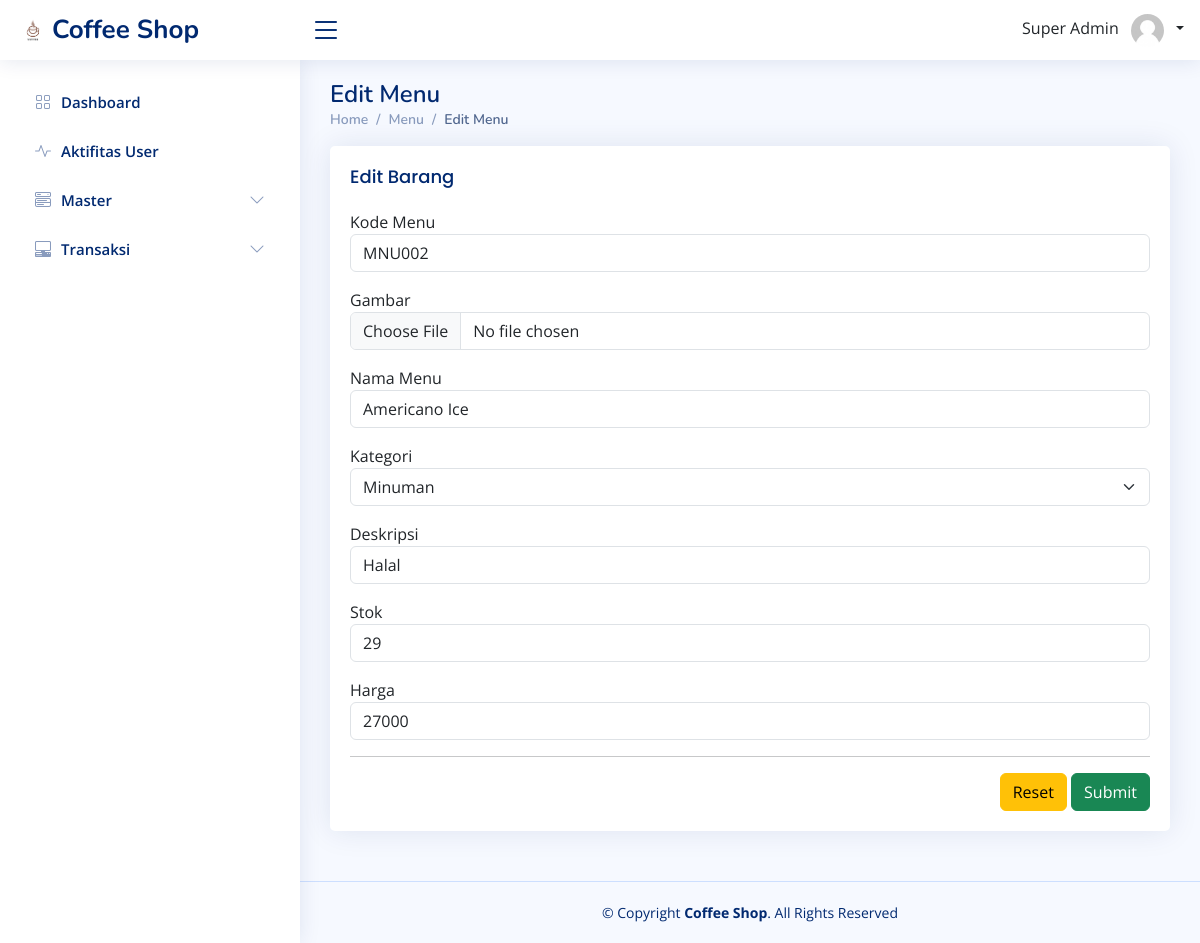
Screenshot of /index_manajer.php?page=menu/edit&id=45 (signed in) with the database file from the repository.
### tables this page shows
CREATE TABLE `t_menu` (
  `id_menu` int(11) NOT NULL,
  `kode_menu` varchar(255) NOT NULL,
  `gambar` varchar(255) NOT NULL,
  `nama_menu` varchar(255) NOT NULL,
  `id_kategori` int(11) NOT NULL,
  `deskripsi` text NOT NULL,
  `stock` int(11) NOT NULL,
  `harga` int(11) NOT NULL
);

CREATE TABLE `tkategori` (
  `id` int(11) NOT NULL,
  `kode_kategori` varchar(255) NOT NULL,
  `nama_kategori` varchar(255) NOT NULL
);

### function/view-query.php (called while the page is built, shortened)
<?php
function getMenu($id = null)
{
    $conn = connection();
    if ($id) {
        $query = "SELECT t_menu.*, tkategori.kode_kategori, tkategori.nama_kategori FROM t_menu JOIN tkategori ON t_menu.id_kategori = tkategori.id WHERE t_menu.id_menu = '$id'";
    } else {
        $query = "SELECT t_menu.*, tkategori.kode_kategori, tkategori.nama_kategori FROM t_menu JOIN tkategori ON t_menu.id_kategori = tkategori.id";
    }
    $result = mysqli_query($conn, $query);
    return $result;
}

### pages-manajer/menu/edit/index_manajer.php (the view, shortened to what this page needs)
<?php
include('function/view-query.php');
$id = $_GET['id'];
$response = getMenu($id);
$data = mysqli_fetch_assoc($response);
?>
<main id="main" class="main">
    <div class="pagetitle">
        <h1>Edit Menu</h1>
        <nav>
            <ol class="breadcrumb">
                <li class="breadcrumb-item"><a href="index.php">Home</a></li>
                <li class="breadcrumb-item"><a href="index.php?page=menu">Menu</a></li>
                <li class="breadcrumb-item active">Edit Menu</li>
            </ol>
        </nav>
    </div>
    <section class="section">
        <div class="row">
            <div class="col-lg-12">
                <div class="card">
                    <div class="card-body">
                        <h5 class="card-title">Edit Barang</h5>
                        <form action="logic/menu/update.php" method="POST" enctype="multipart/form-data">
                            <div class="form-group mb-3">
                                <label>Kode Menu</label>
                                <input type="text" name="kode_menu" placeholder="Input Kode" class="form-control" value="<?= $data['kode_menu']; ?>" readonly>
                            </div>
                            <div class="form-group mb-3">
                                <label>Gambar</label>
                                <input type="file" name="gambar" class="form-control">
                            </div>
                            <div class="form-group mb-3">
                                <label>Nama Menu</label>
                                <input type="text" name="nama_menu" placeholder="Input Nama Menu" class="form-control" value="<?= $data['nama_menu']; ?>">
                            </div>
                            <div class="form-group mb-3">
                                <label>Kategori</label>
                                <select name="id_kategori" class="form-select">
                                    <option value="<?= $data['id_kategori']; ?>"><?= $data['nama_kategori']; ?></option>
                                </select>
                            </div>
                            <div class="form-group mb-3">
                                <label>Deskripsi</label>
                                <input type="text" name="deskripsi" placeholder="Input Deskripsi" class="form-control" value="<?= $data['deskripsi']; ?>">
                            </div>
                            <div class="form-group mb-3">
                                <label>Stok</label>
                                <input type="number" name="stock" oninput="this.value = this.value < 0 ? 0 : this.value" placeholder="Input Stok" class="form-control" value="<?= $data['stock'] ?>">
                            </div>
                            <div class="form-group mb-3">
                                <label>Harga</label>
                                <input type="text" name="harga" oninput="validatePrice(this)" min="1" placeholder="Input Harga" class="form-control" value="<?= $data['harga']; ?>">
                            </div>
                            <hr>
                            <div class="text-end">
                                <button type="reset" class="btn btn-warning">Reset</button>
                                <button type="submit" name="Submit" class="btn btn-success">Submit</button>
                            </div>
                        </form>
                    </div>
                </div>
            </div>
        </div>
    </section>
</main>

### assets/css/style.css (style rules this page uses)
:root { scroll-behavior: smooth; }
body { font-family: "Open Sans", sans-serif; background: #f6f9ff; color: #444444; }
a { color: #4154f1; text-decoration: none; }
h1, h2, h3, h4, h5, h6 { font-family: "Nunito", sans-serif; }
#main { margin-top: 60px; padding: 20px 30px; transition: all 0.3s; }
.pagetitle { margin-bottom: 10px; }
.pagetitle h1 { font-size: 24px; margin-bottom: 0; font-weight: 600; color: #012970; }
.card { margin-bottom: 30px; border: none; border-radius: 5px; box-shadow: 0px 0 30px rgba(1, 41, 112, 0.1); }
.card-title { padding: 20px 0 15px 0; font-size: 18px; font-weight: 500; color: #012970; font-family: "Poppins", sans-serif; }
.card-body { padding: 0 20px 20px 20px; }
.breadcrumb { font-size: 14px; font-family: "Nunito", sans-serif; color: #899bbd; font-weight: 600; }
.breadcrumb a { color: #899bbd; transition: 0.3s; }
.breadcrumb .breadcrumb-item::before { color: #899bbd; }
.breadcrumb .active { color: #51678f; font-weight: 600; }
@media (min-width: 1200px) { #main, #footer { margin-left: 300px; } }

### rows the page displays
t_menu: kode_menu "MNU002", nama_menu "Americano Ice", id_kategori "Minuman", deskripsi "Halal", stock "29", harga "27000"

### other values shown
$_SESSION['nama_user'] "Super Admin"
